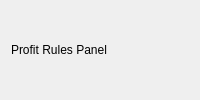
<?xml version="1.0" encoding="UTF-8"?>
<ui version="4.0">
<widget class="QWidget" name="profit_rules_panel"><layout class="QVBoxLayout" name="profit_rules_panelLayout"><item><widget class="QLabel" name="profit_rules_panelLabel"><property name="text"><string>Profit Rules Panel</string></property></widget></item></layout></widget>

</ui>
